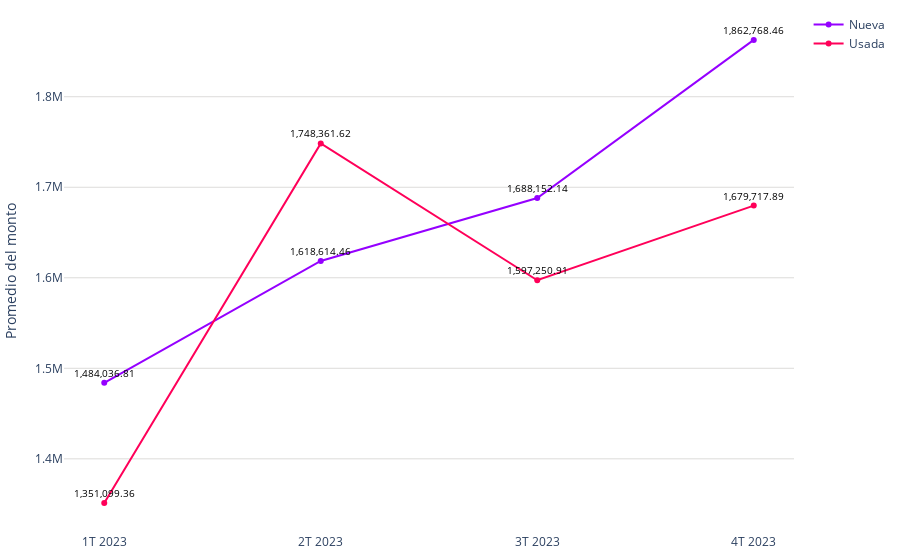

Notebook code for this chart:
### Code cell
# Datos
trimestres = promedio_monto_por_modalidad_mes['trimestre']
modalidades = promedio_monto_por_modalidad_mes['modalidad']
promedios = promedio_monto_por_modalidad_mes['promedio']

# Limpiar las cadenas de promedio y convertirlas a números
promedios_limpios = [float(promedio.replace(',', '')) for promedio in promedios]

colors = ['#9500ff', '#ff0059']
fig = go.Figure()

# Agregar líneas para cada modalidad
for i, modalidad in enumerate(modalidades.unique()):
    df_modalidad = promedio_monto_por_modalidad_mes[promedio_monto_por_modalidad_mes['modalidad'] == modalidad]
    fig.add_trace(go.Scatter(
        x=df_modalidad['trimestre'],
        y=df_modalidad['promedio'].apply(lambda x: float(x.replace(',', ''))),  # Usar los promedios limpios
        mode='markers+lines',
        name=modalidad,
        line=dict(color=colors[i % len(colors)])  # Asignar colores a las líneas
    ))

fig.update_layout(
    #title='Promedio de valor de créditos para viviendas nuevas y usadas (2023)',
    #xaxis=dict(title='Trimestre'),
    yaxis=dict(title='Promedio del monto', gridcolor='#dddcda'),
    margin=dict(l=10, r=10, t=10, b=10),  # Ajusta los márgenes (left, right, top, bottom)
    plot_bgcolor='rgba(0,0,0,0)',  # Color de fondo del gráfico
)

# Agregar etiquetas de texto a los puntos
for trace in fig.data:
    df_modalidad = promedio_monto_por_modalidad_mes[promedio_monto_por_modalidad_mes['modalidad'] == trace.name]
    for i, point in enumerate(trace.y):
        fig.add_annotation(
            x=trace.x[i],
            y=point,
            text=f'{df_modalidad.iloc[i]["promedio"]}',
            showarrow=False,
            font=dict(color='black', size=10),
            yshift=10
        )

# Exportar gráfica como archivo HTML
def guardar_grafico_como_html(fig, nombre_archivo, carpeta='assets\graficas'):
    # Crear la carpeta si no existe
    if not os.path.exists(carpeta):
        os.makedirs(carpeta)
    
    # Gráfica como archivo HTML en la carpeta especificada
    pio.write_html(fig, f'{carpeta}/{nombre_archivo}.html')

guardar_grafico_como_html(fig, 'g_scatt_creditos_nuevausada_2022', carpeta='assets\graficas')
fig.show()

### Figure 1 — Plotly figure (JSON) as saved in the notebook; plotly's stock layout.template omitted (floating-point values rounded to 4 significant figures)
{"data": [{"line": {"color": "#9500ff"}, "mode": "markers+lines", "name": "Nueva", "type": "scatter", "x": ["1T 2023", "2T 2023", "3T 2023", "4T 2023"], "y": [1484000.0, 1619000.0, 1688000.0, 1863000.0]}, {"line": {"color": "#ff0059"}, "mode": "markers+lines", "name": "Usada", "type": "scatter", "x": ["1T 2023", "2T 2023", "3T 2023", "4T 2023"], "y": [1351000.0, 1748000.0, 1597000.0, 1680000.0]}], "layout": {"annotations": [{"font": {"color": "black", "size": 10}, "showarrow": false, "text": "1,484,036.81", "x": "1T 2023", "y": 1484000.0, "yshift": 10}, {"font": {"color": "black", "size": 10}, "showarrow": false, "text": "1,618,614.46", "x": "2T 2023", "y": 1619000.0, "yshift": 10}, {"font": {"color": "black", "size": 10}, "showarrow": false, "text": "1,688,152.14", "x": "3T 2023", "y": 1688000.0, "yshift": 10}, {"font": {"color": "black", "size": 10}, "showarrow": false, "text": "1,862,768.46", "x": "4T 2023", "y": 1863000.0, "yshift": 10}, {"font": {"color": "black", "size": 10}, "showarrow": false, "text": "1,351,099.36", "x": "1T 2023", "y": 1351000.0, "yshift": 10}, {"font": {"color": "black", "size": 10}, "showarrow": false, "text": "1,748,361.62", "x": "2T 2023", "y": 1748000.0, "yshift": 10}, {"font": {"color": "black", "size": 10}, "showarrow": false, "text": "1,597,250.91", "x": "3T 2023", "y": 1597000.0, "yshift": 10}, {"font": {"color": "black", "size": 10}, "showarrow": false, "text": "1,679,717.89", "x": "4T 2023", "y": 1680000.0, "yshift": 10}], "margin": {"b": 10, "l": 10, "r": 10, "t": 10}, "plot_bgcolor": "rgba(0,0,0,0)", "yaxis": {"gridcolor": "#dddcda", "title": {"text": "Promedio del monto"}}}}
